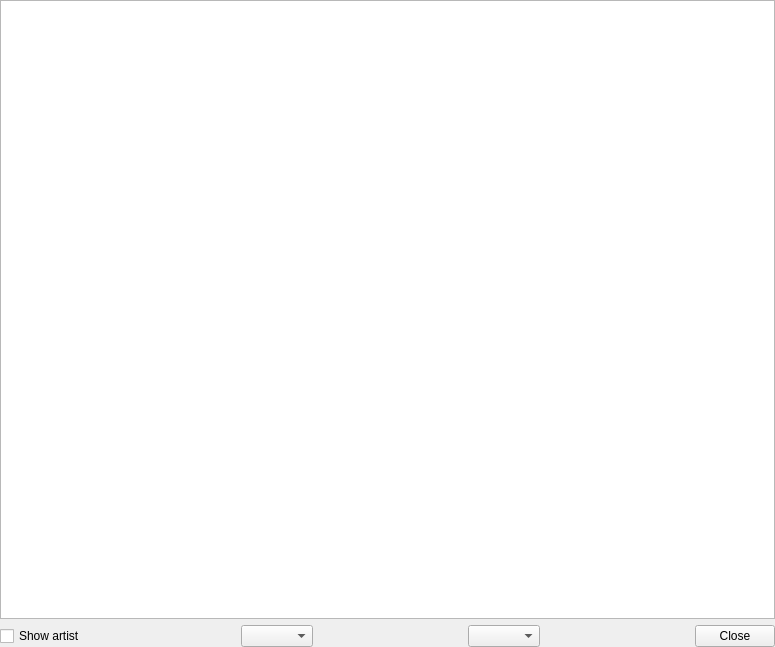
<?xml version="1.0" encoding="UTF-8"?>
<ui version="4.0">
 <class>GUI_CoverView</class>
 <widget class="QWidget" name="GUI_CoverView">
  <property name="geometry">
   <rect>
    <x>0</x>
    <y>0</y>
    <width>775</width>
    <height>647</height>
   </rect>
  </property>
  <layout class="QGridLayout" name="gridLayout">
   <property name="leftMargin">
    <number>0</number>
   </property>
   <property name="topMargin">
    <number>0</number>
   </property>
   <property name="rightMargin">
    <number>0</number>
   </property>
   <property name="bottomMargin">
    <number>0</number>
   </property>
   <item row="1" column="0">
    <widget class="Library::CoverView" name="tb_view"/>
   </item>
   <item row="2" column="0">
    <widget class="QWidget" name="topbar" native="true">
     <layout class="QHBoxLayout" name="horizontalLayout">
      <property name="leftMargin">
       <number>0</number>
      </property>
      <property name="topMargin">
       <number>0</number>
      </property>
      <property name="rightMargin">
       <number>0</number>
      </property>
      <property name="bottomMargin">
       <number>0</number>
      </property>
      <item>
       <widget class="QCheckBox" name="cb_show_artist">
        <property name="text">
         <string notr="true">Show artist</string>
        </property>
       </widget>
      </item>
      <item>
       <spacer name="horizontalSpacer_3">
        <property name="orientation">
         <enum>Qt::Horizontal</enum>
        </property>
        <property name="sizeHint" stdset="0">
         <size>
          <width>40</width>
          <height>20</height>
         </size>
        </property>
       </spacer>
      </item>
      <item>
       <widget class="Gui::ComboBox" name="combo_sorting"/>
      </item>
      <item>
       <spacer name="horizontalSpacer">
        <property name="orientation">
         <enum>Qt::Horizontal</enum>
        </property>
        <property name="sizeHint" stdset="0">
         <size>
          <width>40</width>
          <height>20</height>
         </size>
        </property>
       </spacer>
      </item>
      <item>
       <widget class="Gui::ComboBox" name="combo_zoom"/>
      </item>
      <item>
       <spacer name="horizontalSpacer_2">
        <property name="orientation">
         <enum>Qt::Horizontal</enum>
        </property>
        <property name="sizeHint" stdset="0">
         <size>
          <width>40</width>
          <height>20</height>
         </size>
        </property>
       </spacer>
      </item>
      <item>
       <widget class="QPushButton" name="btn_close">
        <property name="sizePolicy">
         <sizepolicy hsizetype="Maximum" vsizetype="Minimum">
          <horstretch>0</horstretch>
          <verstretch>0</verstretch>
         </sizepolicy>
        </property>
        <property name="text">
         <string notr="true">Close</string>
        </property>
       </widget>
      </item>
     </layout>
    </widget>
   </item>
  </layout>
 </widget>
 <customwidgets>
  <customwidget>
   <class>Gui::ComboBox</class>
   <extends>QComboBox</extends>
   <header>GUI/Utils/Widgets/ComboBox.h</header>
  </customwidget>
  <customwidget>
   <class>Library::CoverView</class>
   <extends>QTableView</extends>
   <header>GUI/Library/CoverView.h</header>
  </customwidget>
 </customwidgets>
 <resources/>
 <connections/>
</ui>
